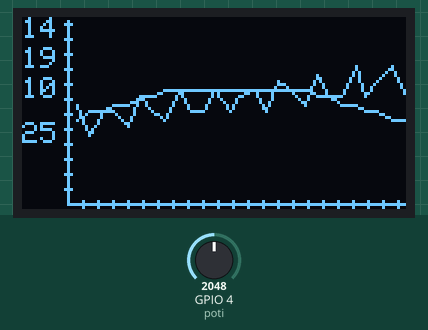
Recording of a sketch running on a simulated ESP32. Parts: 128×64 one-colour display. The inputs (shaded band) are chosen by the test bench; at power-on: GPIO 4 (poti) = 2048. The display library's start-up logo is not drawn.

Above: at 1.2 s.
1.3 s: GPIO 4 (poti) set to 2866
At 1.49 s:
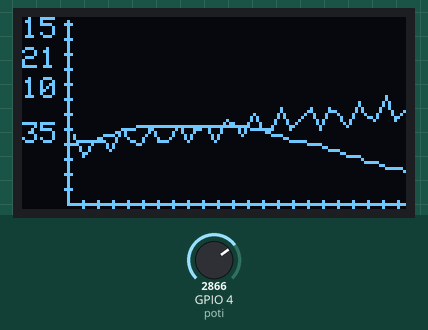
2.8 s: GPIO 4 (poti) set to 3603
At 3.1 s:
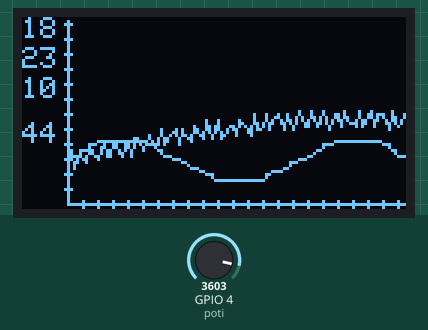
4.4 s: GPIO 4 (poti) set to 4095
At 4.7 s:
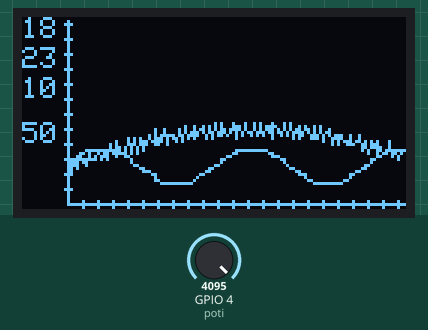
Timing chart, 0 to 7.4 s (numbered marks = the images above; inputs shaded):
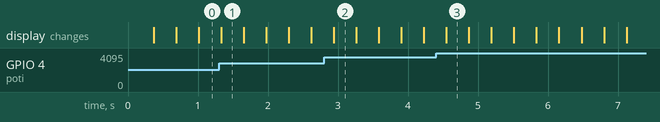

The sketch:

Graph_zoom_test.ino
```cpp
#include "Graph_v4.h"
// library imports all of the oled libs
// if you use a 32x128 pixel oled, you need to change the #define SCREEN_HEIGHT to 32 in "Graph_v2.h", otherwise it will try to plot outside the visable screen

  /**
   * Note:
   * - for educational purposes
   * - expect bugs
   * - have fun
   * - thanks :)
   */

#define poti 4 // poti at analog pin 4 (ESP32)
int Y_max = 1;

graph Graph1(2, 255); // create graph (num signals -> max. 6, num data points in graph -> max. 255)

void setup() {

  init_graph(); // set up the library

  Graph1.drawAxis(15, 128, 1, 62); // init graph with dimensions (x1, x2, y1, y2)
  Graph1.autoZoom = false; // disble auto zoom
}

void loop() {

  float t = micros() / 1e6; // time var

  int graph1_signal[2];

  //two diffent signals for Graph1
  graph1_signal[0] = 12 + 10 * sin(2 * PI * t * 0.1) + 2 *  sin(2 * PI * t * 150);
  graph1_signal[1] = 12 + 5 * sin(2 * PI * t * 0.5);

  Y_max = analogRead(poti); // read poti
  Y_max = map(Y_max, 0, 4095, 1, 50); // map analog value to your needs

  display.clearDisplay(); // clear current screen

  Graph1.addDataPoint(graph1_signal); // create data point with signal_1 ( must be int var_name[] type! )
  Graph1.set_Y_Zoom(Y_max); // set zoom first, since coordinates on the screen are calculated in .drawDataLine()
  Graph1.drawDataLine(); // then draw to display

  // display avr, max, min and current zoom
  display.setCursor(0, 0);
  display.print(Graph1.getAverage());
  display.setCursor(0, 10);
  display.print(Graph1.getMax());
  display.setCursor(0, 20);
  display.print(Graph1.getMin());
  display.setCursor(0, 35);
  display.print(Graph1.manual_Y_max);

  display.display(); // display everything
  delay(10);
}
```

Graph_v4.h
```cpp
#include <SPI.h>
#include <Wire.h>
#include <Adafruit_GFX.h>
#include <Adafruit_SSD1306.h>

/**
 * Note:
 * - Version 3
 * - for educational purposes
 * - expect bugs
 * - have fun
 * - thanks :)
 */

#define SCREEN_WIDTH 128 // OLED display width, in pixels
#define SCREEN_HEIGHT 64 // OLED display height, in pixels

// Declaration for an SSD1306 display connected to I2C (SDA, SCL pins)
#define OLED_RESET -1 // Reset pin # (or -1 if sharing Arduino reset pin)
Adafruit_SSD1306 display(SCREEN_WIDTH, SCREEN_HEIGHT, &Wire, OLED_RESET);

void init_graph()
{
  Serial.begin(9600);
  if (!display.begin(SSD1306_SWITCHCAPVCC, 0x3C))
  {
    Serial.println(F("SSD1306 allocation failed"));
    for (;;)
      ; // Don't proceed, loop forever
  }
  display.display();
  display.clearDisplay();
  display.setTextSize(1);      // set text size
  display.setTextColor(WHITE); // set text color
}

class graph
{

public:
  int num_signals;
  int data_len;
  graph() : num_signals(1), data_len(50) {}
  graph(int num, int len = 50)
  {
    num_signals = num;
    data_len = len;
  }
  bool autoZoom = true;
  const static int max_num_signals = 6;
  const static int max_samples = 255;
  int X_startVal, X_endVal, Y_startVal, Y_endVal;
  int data[max_num_signals][max_samples];
  int Coords[max_num_signals][max_samples][2];
  int Y_max[max_num_signals];
  int manual_Y_max = 0, auto_Y_max = 0;
  int Y_min[max_num_signals];
  int points[max_num_signals] = {0, 0, 0, 0, 0, 0};
  int avr[max_num_signals];

  void drawAxis(int X0, int X1, int Y0, int Y1)
  {
    X_startVal = X0;
    X_endVal = X1;
    Y_startVal = Y0;
    Y_endVal = Y1;

    display.drawLine(X_startVal, Y_endVal, X_endVal, Y_endVal, WHITE);     // horizontal
    display.drawLine(X_startVal, Y_startVal, X_startVal, Y_endVal, WHITE); // vertical

    for (byte i = 0; i < (((Y_endVal - Y_startVal) * 100) / 500); i++)
    {
      display.drawLine(X_startVal - 1, Y_endVal - (i + 1) * 5, X_startVal + 1, Y_endVal - (i + 1) * 5, WHITE);
    }

    for (byte i = 0; i < (((X_endVal - X_startVal) * 100) / 500); i++)
    {
      display.drawLine(X_startVal + (i + 1) * 5, Y_endVal - 1, X_startVal + (i + 1) * 5, Y_endVal + 1, WHITE);
    }
  }

  void addDataPoint(int val[])
  {
    auto_Y_max = 0;
    for (byte signal_index = 0; signal_index < num_signals; signal_index++)
    {
      Y_max[signal_index] = 0;
      Y_min[signal_index] = 0xFFFF;
      if (points[signal_index] < data_len)
      {
        data[signal_index][points[signal_index]] = val[signal_index];
        points[signal_index]++;
      }
      else
      {
        for (int i = 0; i < data_len - 1; i++)
        {
          data[signal_index][i] = data[signal_index][i + 1];
        }
        data[signal_index][data_len - 1] = val[signal_index];
      }
      avr[signal_index] = 0;
      for (byte i = 0; i < points[signal_index]; i++)
      {

        if (data[signal_index][i] > Y_max[signal_index])
        {
          Y_max[signal_index] = data[signal_index][i];
          if (Y_max[signal_index] > auto_Y_max)
          {
            auto_Y_max = Y_max[signal_index];
          }
        }
        if (data[signal_index][i] < Y_min[signal_index])
        {
          Y_min[signal_index] = data[signal_index][i];
        }

        avr[signal_index] += data[signal_index][i];
      }
      avr[signal_index] = avr[signal_index] / points[signal_index];
    }
  }

  int getAverage(int signal = 0)
  {
    if (signal > num_signals)
    {
      return 0;
    }
    return avr[signal];
  }

  int getMax(int signal = 0)
  {
    return Y_max[signal];
  }

  int getMin(int signal = 0)
  {
    return Y_min[signal];
  }


  void drawDataPoints()
  {
    for (byte signal_index = 0; signal_index < num_signals; signal_index++)
    {
      drawAxis(X_startVal, X_endVal, Y_startVal, Y_endVal);
      for (byte data_point_index = 0; data_point_index < points[signal_index]; data_point_index++)
      {
        int X_coord = ((((data_point_index + 1) * 100 / points[signal_index]) * (X_endVal - X_startVal)) / 100) + X_startVal;
        int point = data[signal_index][data_point_index];
        int Y_coord = 0;
        if (point > 0)
        {
          if (autoZoom)
          {
            Y_coord = ((point * 100 / auto_Y_max) * Y_endVal) / 100;
            manual_Y_max = auto_Y_max;
          }
          else
          {
            Y_coord = ((point * 100 / manual_Y_max) * Y_endVal) / 100;
          }
        }
        if (Y_coord <= Y_endVal)
        {
          Y_coord = map(Y_coord, 0, Y_endVal, Y_endVal, Y_startVal);
          display.drawPixel(X_coord, Y_coord, WHITE);
        }
      }
    }
  }

  void drawDataLine()
  {
    for (byte signal_index = 0; signal_index < num_signals; signal_index++)
    {
      drawAxis(X_startVal, X_endVal, Y_startVal, Y_endVal);
      for (byte data_point_index = 0; data_point_index < points[signal_index]; data_point_index++)
      {
        int X_coord = ((((data_point_index + 1) * 100 / points[signal_index]) * (X_endVal - X_startVal)) / 100) + X_startVal;
        int point = data[signal_index][data_point_index];
        int Y_coord = 0;
        if (point > 0)
        {
          if (autoZoom)
          {
            Y_coord = ((point * 100 / auto_Y_max) * Y_endVal) / 100;
            manual_Y_max = auto_Y_max;
          }
          else
          {
            Y_coord = ((point * 100 / manual_Y_max) * Y_endVal) / 100;
          }
          if (Y_coord > Y_endVal)
          {
            Y_coord = Y_endVal;
          }
        }
        Coords[signal_index][data_point_index][0] = X_coord;
        Coords[signal_index][data_point_index][1] = map(Y_coord, 0, Y_endVal, Y_endVal, Y_startVal);
        if (data_point_index > 0)
        {
          display.drawLine(Coords[signal_index][data_point_index - 1][0], Coords[signal_index][data_point_index - 1][1], Coords[signal_index][data_point_index][0], Coords[signal_index][data_point_index][1], WHITE);
        }
      }
    }
  }

  void set_Y_Zoom(int maxVal)
  {
    if (maxVal <= 0)
    {
      maxVal = 1; // prevent divison by zero error
    }
    manual_Y_max = maxVal;
  }
};
```
